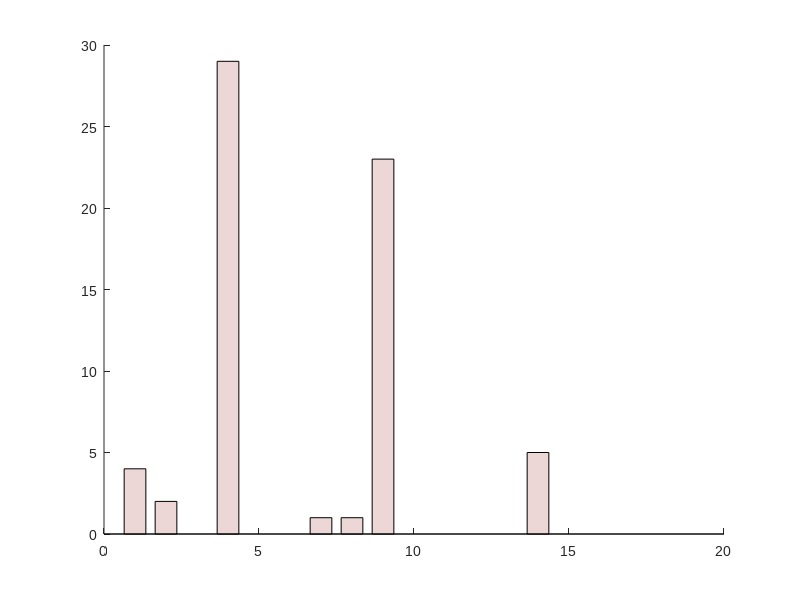

MATLAB code for this plot: (Note: this script raises an error after producing the figure.)

load('mle_mat_all.mat')

n_model = size(mle_mat_all,2);

mle_mat_all(4,:) = nan(1,n_model);
mle_mat_all(32,:) = nan(1,n_model);
mle_mat_all(36,:) = nan(1,n_model);

AIC_all = 2/log(400)*mle_mat_all + 2*[3, 5, 5, 7,    5, 7, 7, 9,     8, 10, 10, 12] ./log(400); %mle is NLL

[highest_acc_pp,best_model_ind_pp] = min(AIC_all,[],2);
[val]=hist(best_model_ind_pp,1:1:n_model);

% Legend
legend_all{1} = 'thompson';
legend_all{2} = 'thompson + \epsilon';
legend_all{3} = 'thompson + \eta';
legend_all{4} = 'thompson + \epsilon + \eta';

legend_all{5} = 'UCB';
legend_all{6} = 'UCB + \epsilon';
legend_all{7} = 'UCB + \eta';
legend_all{8} = 'UCB + \epsilon + \eta';

legend_all{9} = 'hybrid';
legend_all{10} = 'hybrid + \epsilon';
legend_all{11} = 'hybrid + \eta';
legend_all{12} = 'hybrid + \epsilon + \eta';

% Figure
figure('Color','w');
set(gcf,'Unit','centimeters','OuterPosition',[0 0 10 10]);
set(gca,'FontName','Arial','FontSize',10)
hold on

col_(1,:) = [0.925490200519562 0.839215695858002 0.839215695858002];

x = 1:n_model+2;
x =[x(1:1+3), x(6:6+3) x(11:11+3)];

b = bar(x,val,'FaceColor',col_(1,:),'BarWidth',.7);  hold on;

txt_val = val';
ind_notnul = find(val~=0);

text(x(ind_notnul),val(ind_notnul),num2str(txt_val(ind_notnul)),'vert','bottom','horiz','center'); 
box off

ylabel('Number of subjects','FontName','Arial','Fontweight','bold','FontSize',11);
set(gca,'YTick',0:10:100)
ylim([0  39])

xticks(1:n_model+2);
xticklabels([legend_all(1:1+3),{''}, legend_all(5:5+3),{''},legend_all(9:9+3)]);
xlim([0,n_model+3])

xtickangle(45)

% Export
addpath('../../export_fig')
export_fig(['./fig/Fig_model_comparison_AIC_per_pp.png'],'-nocrop','-r200')
